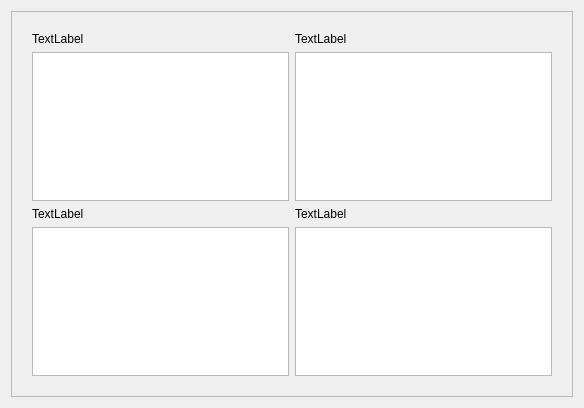
<?xml version="1.0" encoding="UTF-8"?>
<ui version="4.0">
 <class>Form</class>
 <widget class="QWidget" name="Form">
  <property name="geometry">
   <rect>
    <x>0</x>
    <y>0</y>
    <width>584</width>
    <height>408</height>
   </rect>
  </property>
  <property name="windowTitle">
   <string>Form</string>
  </property>
  <layout class="QVBoxLayout" name="verticalLayout">
   <item>
    <widget class="QFrame" name="frame">
     <property name="frameShape">
      <enum>QFrame::StyledPanel</enum>
     </property>
     <property name="frameShadow">
      <enum>QFrame::Raised</enum>
     </property>
     <layout class="QGridLayout" name="gridLayout_2">
      <property name="leftMargin">
       <number>20</number>
      </property>
      <property name="topMargin">
       <number>20</number>
      </property>
      <property name="rightMargin">
       <number>20</number>
      </property>
      <property name="bottomMargin">
       <number>20</number>
      </property>
      <item row="2" column="1">
       <widget class="QGraphicsView" name="graphicsView"/>
      </item>
      <item row="1" column="0">
       <widget class="QLabel" name="label">
        <property name="text">
         <string>TextLabel</string>
        </property>
       </widget>
      </item>
      <item row="2" column="0">
       <widget class="QGraphicsView" name="graphicsView_2"/>
      </item>
      <item row="1" column="1">
       <widget class="QLabel" name="label_2">
        <property name="text">
         <string>TextLabel</string>
        </property>
       </widget>
      </item>
      <item row="3" column="0">
       <widget class="QLabel" name="label_3">
        <property name="text">
         <string>TextLabel</string>
        </property>
       </widget>
      </item>
      <item row="3" column="1">
       <widget class="QLabel" name="label_4">
        <property name="text">
         <string>TextLabel</string>
        </property>
       </widget>
      </item>
      <item row="4" column="0">
       <widget class="QGraphicsView" name="graphicsView_4"/>
      </item>
      <item row="4" column="1">
       <widget class="QGraphicsView" name="graphicsView_3"/>
      </item>
     </layout>
    </widget>
   </item>
  </layout>
 </widget>
 <resources/>
 <connections/>
</ui>
